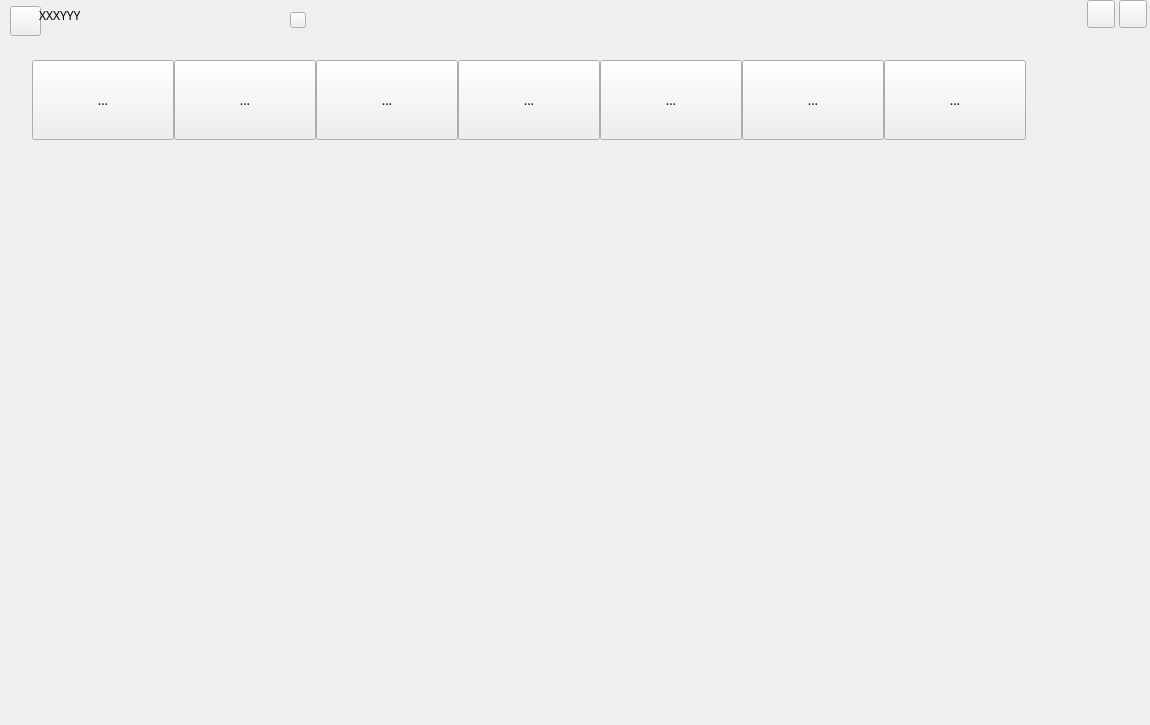
<?xml version="1.0" encoding="UTF-8"?>
<ui version="4.0">
 <class>Widget</class>
 <widget class="QWidget" name="Widget">
  <property name="geometry">
   <rect>
    <x>0</x>
    <y>0</y>
    <width>1150</width>
    <height>725</height>
   </rect>
  </property>
  <property name="maximumSize">
   <size>
    <width>16777215</width>
    <height>16777215</height>
   </size>
  </property>
  <property name="baseSize">
   <size>
    <width>920</width>
    <height>580</height>
   </size>
  </property>
  <property name="windowTitle">
   <string>Widget</string>
  </property>
  <widget class="QWidget" name="topWidget" native="true">
   <property name="geometry">
    <rect>
     <x>0</x>
     <y>0</y>
     <width>1151</width>
     <height>140</height>
    </rect>
   </property>
   <widget class="QToolButton" name="tbHome">
    <property name="geometry">
     <rect>
      <x>32</x>
      <y>60</y>
      <width>142</width>
      <height>80</height>
     </rect>
    </property>
    <property name="font">
     <font>
      <family>Microsoft YaHei</family>
      <pointsize>10</pointsize>
     </font>
    </property>
    <property name="text">
     <string>...</string>
    </property>
   </widget>
   <widget class="QToolButton" name="tbAgentMan">
    <property name="geometry">
     <rect>
      <x>174</x>
      <y>60</y>
      <width>142</width>
      <height>80</height>
     </rect>
    </property>
    <property name="font">
     <font>
      <family>Microsoft YaHei</family>
      <pointsize>10</pointsize>
     </font>
    </property>
    <property name="text">
     <string>...</string>
    </property>
   </widget>
   <widget class="QToolButton" name="tbInnerRule">
    <property name="geometry">
     <rect>
      <x>316</x>
      <y>60</y>
      <width>142</width>
      <height>80</height>
     </rect>
    </property>
    <property name="font">
     <font>
      <family>Microsoft YaHei</family>
      <pointsize>10</pointsize>
     </font>
    </property>
    <property name="text">
     <string>...</string>
    </property>
   </widget>
   <widget class="QToolButton" name="tbCustomRule">
    <property name="geometry">
     <rect>
      <x>458</x>
      <y>60</y>
      <width>142</width>
      <height>80</height>
     </rect>
    </property>
    <property name="font">
     <font>
      <family>Microsoft YaHei</family>
      <pointsize>10</pointsize>
     </font>
    </property>
    <property name="text">
     <string>...</string>
    </property>
   </widget>
   <widget class="QToolButton" name="tbRunApp">
    <property name="geometry">
     <rect>
      <x>600</x>
      <y>60</y>
      <width>142</width>
      <height>80</height>
     </rect>
    </property>
    <property name="font">
     <font>
      <family>Microsoft YaHei</family>
      <pointsize>10</pointsize>
     </font>
    </property>
    <property name="text">
     <string>...</string>
    </property>
   </widget>
   <widget class="QToolButton" name="tbSetting">
    <property name="geometry">
     <rect>
      <x>742</x>
      <y>60</y>
      <width>142</width>
      <height>80</height>
     </rect>
    </property>
    <property name="font">
     <font>
      <family>Microsoft YaHei</family>
      <pointsize>10</pointsize>
     </font>
    </property>
    <property name="text">
     <string>...</string>
    </property>
   </widget>
   <widget class="QToolButton" name="tbAbout">
    <property name="geometry">
     <rect>
      <x>884</x>
      <y>60</y>
      <width>142</width>
      <height>80</height>
     </rect>
    </property>
    <property name="font">
     <font>
      <family>Microsoft YaHei</family>
      <pointsize>10</pointsize>
     </font>
    </property>
    <property name="text">
     <string>...</string>
    </property>
   </widget>
   <widget class="QWidget" name="titleWidget" native="true">
    <property name="geometry">
     <rect>
      <x>0</x>
      <y>0</y>
      <width>1151</width>
      <height>41</height>
     </rect>
    </property>
    <widget class="QPushButton" name="closePushButton">
     <property name="geometry">
      <rect>
       <x>1119</x>
       <y>0</y>
       <width>28</width>
       <height>28</height>
      </rect>
     </property>
     <property name="text">
      <string/>
     </property>
    </widget>
    <widget class="QPushButton" name="minPushButton">
     <property name="geometry">
      <rect>
       <x>1087</x>
       <y>0</y>
       <width>28</width>
       <height>28</height>
      </rect>
     </property>
     <property name="text">
      <string/>
     </property>
    </widget>
    <widget class="QPushButton" name="titlePushButton">
     <property name="geometry">
      <rect>
       <x>10</x>
       <y>6</y>
       <width>31</width>
       <height>30</height>
      </rect>
     </property>
     <property name="text">
      <string/>
     </property>
    </widget>
    <widget class="QPushButton" name="titleUpdate">
     <property name="geometry">
      <rect>
       <x>290</x>
       <y>12</y>
       <width>16</width>
       <height>16</height>
      </rect>
     </property>
     <property name="font">
      <font>
       <pointsize>9</pointsize>
      </font>
     </property>
     <property name="text">
      <string/>
     </property>
    </widget>
    <widget class="QLabel" name="titlelabel">
     <property name="geometry">
      <rect>
       <x>39</x>
       <y>0</y>
       <width>241</width>
       <height>31</height>
      </rect>
     </property>
     <property name="font">
      <font>
       <family>Microsoft YaHei</family>
       <pointsize>9</pointsize>
      </font>
     </property>
     <property name="text">
      <string>XXXYYY</string>
     </property>
    </widget>
   </widget>
  </widget>
  <widget class="QWidget" name="verticalLayoutWidget">
   <property name="geometry">
    <rect>
     <x>0</x>
     <y>140</y>
     <width>1151</width>
     <height>591</height>
    </rect>
   </property>
   <layout class="QVBoxLayout" name="verticalLayout"/>
  </widget>
 </widget>
 <resources/>
 <connections/>
</ui>
